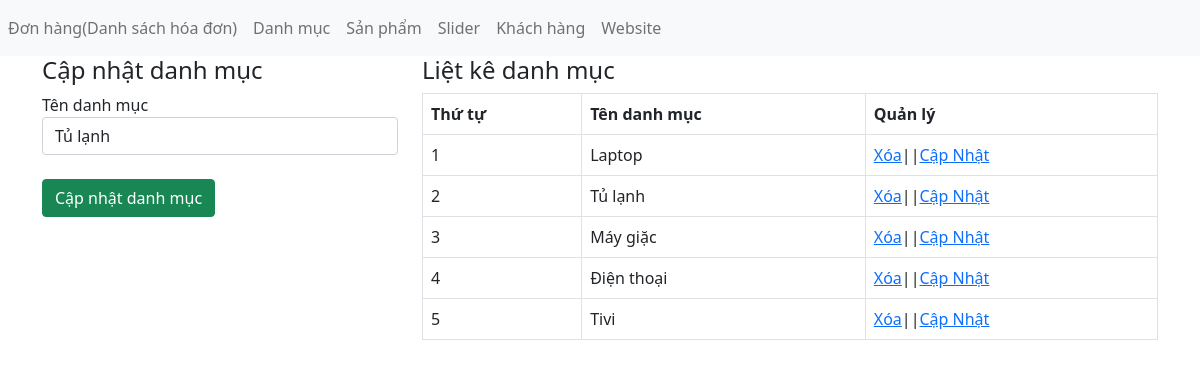
Page /admin/danhmuc.php?quanly=capnhat&id=2 on the committed database.
### tables this page shows
CREATE TABLE `tbl_category` (
  `category_id` int(11) NOT NULL,
  `category_name` varchar(50) NOT NULL
);

### admin/danhmuc.php (the view, shortened to what this page needs)
<?php include('../db/ketnoi.php'); ?>
<!DOCTYPE html>
<html lang="en">
<head>
    <link href="https://cdn.jsdelivr.net/npm/bootstrap@5.0.0-beta1/dist/css/bootstrap.min.css" rel="stylesheet">
</head>
<body>
<?php include'./menutop.php' ?>
    <div class="container">
        <div class="row">
            <?php
                if(isset($_GET['quanly'])=='capnhat'){
                    $id_capnhat = $_GET['id'];
                    $sql_capnhat = mysqli_query($con,"SELECT * FROM tbl_category WHERE category_id = '$id_capnhat'");
                    $row_capnhat = mysqli_fetch_array($sql_capnhat);
                   ?>
            <div class="col-md-4">
                <h4>Cập nhật danh mục</h4>
                <label>Tên danh mục</label>
                <form action="" method="POST">
                    <input type="text" class="form-control" name="danhmuc" value="<?php echo $row_capnhat['category_name'] ?>"><br>
                    <input type="submit" value="Cập nhật danh mục" class="btn btn-success" name="capnhatdanhmuc">
                </form>
            </div>
                <?php
                }
                ?>
            <div class="col-md-8">
                <h4>Liệt kê danh mục</h4>
                <?php
                $sql_select = mysqli_query($con,"SELECT * FROM tbl_category ORDER BY category_id ASC");
                ?>
                <table class="table table-bordered">
                    <tr>
                        <th>Thứ tự</th>
                        <th>Tên danh mục</th>
                        <th>Quản lý</th>
                    </tr>
                <?php
                    $i = 0;
                    while($row_category = mysqli_fetch_array($sql_select)){
                    $i++;
                ?>
                        <tr>
                            <td><?php echo $i; ?></td>
                            <td><?php echo $row_category['category_name'] ?></td>
                            <td><a href="?xoa=<?php echo $row_category['category_id'] ?>">Xóa</a>||<a href="?quanly=capnhat&id=<?php echo $row_category['category_id'] ?>">Cập Nhật</a></td>
                        </tr>
                        <?php
                    }
                    ?>
        </table>
            </div>
        </div>
    </div>
</body>
</html>

### rows in the picture
tbl_category: danhmuc "Tủ lạnh", category_name "Tủ lạnh"
tbl_category: category_name "Laptop"
tbl_category: category_name "Máy giặc"
tbl_category: category_name "Điện thoại"
tbl_category: category_name "Tivi"
